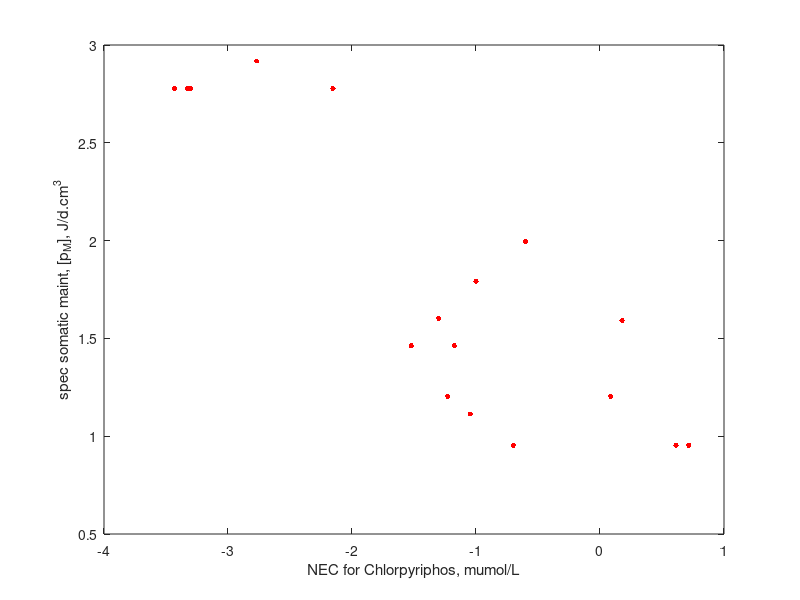

Write the MATLAB code that produced this figure. (Note: this script raises an error after producing the figure.)
function BaasKooy2015_SI(figi)
% Supporting Information for BaasKooy2015
% Title:  Sensitivity of animals to chemical compounds links to metabolic rate
% Authors: Baas & Kooijman
% Journal: Ecotoxicology 24 (2015) 657–663
% DOI: 10.1007/s10646-014-1413-5
% Date: 2023/03/01
% 
% Matlab scripts to generate the figures in the publication
%
% To run the scripts you need
% 1) Matlab (the student version will suffice)
% 2) Download AmPdata from http://www.bio.vu.nl/thb/deb/deblab/add_my_pet/
%    Goto AmPdata in dropdown "COLLECTION", unpack the zip-file, save the 2 .mat-files in a directory, set the path in Matlab to this directory.
% 3) Copy DEBtool from http://www.github.com/add-my-pet/DEBtool_M/ in a directory, set the path in Matlab to this directory.
% 4) Copy AmPtool from http://www.github.com/add-my-pet/AmPtool/ in a directory, set the path in Matlab to this directory.
%
% Set Path in Matlab is in the toolbar of the Command Window of Matlab if full-screen
% Load this script-file in the Matlab Editor
%
% To run the code (here for section 3), open this file in the Matlab Editor and type in the Matlab window: BaasKooy2015_SI(3)
%
% Remarks: 
%  The figures show current AmP data, which might change in time; the results might differ from the publication
%  The scripts call functions read_allStat; the first call to these functions loads the allStat.mat file, which can take some time
%  Click on a marker in the Matlab-figure to see the species name
%  Uncomment "print" to save the Matlab-figure to a png-file
%  Modify selection of taxa and markers by changing the legend (e.g. legend_RSED), see https://add-my-pet.github.io/AmPtool/docs/index.html
%  Allowed names of taxa match the names of the tree nodes at http://www.bio.vu.nl/thb/deb/deblab/add_my_pet/species_tree_Animalia.html

  close all
  
  title = ['animals ', datestr(date,26)];

  if ~exist('figi','var')
    figi = 1:5;
  end
  
  for i=1:length(figi)
 
    switch figi(i)
      case 1 % fig 1a: NEC-pM for Chlorpyriphos
        nm_Chlor = {...
        'Paratya_australiensis'    % +
        'Gammarus_pulex'           % +
        'Macrobachium_lanchesteri' % -
        'Neocaridina_denticulata'  % -
        'Palaemonetes_pugio'       % +
        'Parathelphusinae'         % -
        'Procambarus_clarkia'      % -
        'Gammarus_pseudolimnaeus'  % +
        'Hyalella_azteca'          % +
        'Anguilla_anguilla'        % +
        'Cirhinus_mrigala'         % -
        'Gibelion_catla'           % -
        'Lepomis_cyanellus'        % +
        'Melanotaenia_fluviatilis' % -
        'Oreochromis_mossambicus'  % +
        'Tilapia_guineensis'       % -
        'Ctenopharyngodon_idella'  % +
        'Gambusia_affinis'         % +
        };
    
        NEC_Chlor = [5e-4 5e-4 7e-3 1.22 1.7e-3 5e-2 5.9e-2 4.7e-4 3.7e-4 1.51 4.1 5.21 9e-2 0.2 6.7e-2 3e-2 0.1 0.25]; % mummol/L
        pM_Chlor = [600 600 600 16 828 40 16 600 600 39 9 9 13 9 29 29 62 99];
        
        Hfig = figure;
        val_plot = [log10(NEC_Chlor)',log10(pM_Chlor)']; 
        plot(val_plot(:,1), val_plot(:,2), '.r', 'Markersize',12)

        xlabel('NEC for Chlorpyriphos, mumol/L')
        ylabel('spec somatic maint, [p_M], J/d.cm^3');
        h = datacursormode(Hfig); entries_txt = nm_Chlor; n_entries = length(nm_Chlor);
        for i=1:n_entries; entries_txt{i} = strrep(entries_txt{i}, '_' , ' '); end
        h.UpdateFcn = @(obj, event_obj)xylabels(obj, event_obj, entries_txt, val_plot);
        datacursormode on % mouse click on plot
        %print -r0 -dpng NEC_pM_Chlor.png

      case 2 % fig 1b: NEC-pM for Malathion
        nm_Malat = {...
        'Barytelphusa_cunicularis'     % -
        'Gammarus_pulex'               % +
        'Macrobrachium_lamarrei'       % -
        'Oziotelphusa_senex'           % -
        'Channa_punctata'              % +
        'Cirhinus_mrigala'             % -
        'Lepomis_gibbosus'             % +
        'Puntius_sophore'              % -
        'Dania_rerio'                  % +
        'Cyprinus_carpio'              % +
        'Echinometra_mathaei'          % +
        'Elliptio_icterina'            % -
        'Lampsilis_subangulata'        % -
        'Daphnia_magna'                % +
        'Peltodytus_spec'              % -
        };
    
        NEC_Malat = [1.5 2e-3 3.5 12.6 1.52 3 1.4 2.8 2.8 3 2.3 38 23 1e-3 3]; % mummol/L
        pM_Malat = [40 600 27 40 18 18 13 61 60 61 19 40 29 1400 19];
        
        Hfig = figure;
        val_plot = [log10(NEC_Malat)',log10(pM_Malat)']; 
        plot(val_plot(:,1), val_plot(:,2), '.r', 'Markersize',12)

        xlabel('NEC for Malathion, mumol/L')
        ylabel('spec somatic maint, [p_M], J/d.cm^3');
        h = datacursormode(Hfig); entries_txt = nm_Malat; n_entries = length(nm_Malat);
        for i=1:n_entries; entries_txt{i} = strrep(entries_txt{i}, '_' , ' '); end
        h.UpdateFcn = @(obj, event_obj)xylabels(obj, event_obj, entries_txt, val_plot);
        datacursormode on % mouse click on plot
        %print -r0 -dpng NEC_pM_Malat.png


      case 3 % fig 1c: NEC-pM for Carbofuran
        nm_Carbo = {...
        'Gammarus_pulex'           % +
        'Anabas_testudineus'       % -
        'Heteropneustes_fossilis'  % -
        'Lepomis_cyanellus'        % +
        'Lepidocephalichthys_thermalis' % -
        'Mystus_vittatus'          % -
        'Gambusia_affinis'         % +
        };

        NEC_Carbo = [1.6e-2 4.07 2.4 0.7 6 0.46 2.3]; % mummol/L
        pM_Carbo = [600 20 18 13 8 18 99];
 
        Hfig = figure;
        val_plot = [log10(NEC_Carbo)',log10(pM_Carbo)']; 
        plot(val_plot(:,1), val_plot(:,2), '.r', 'Markersize',12)

        xlabel('NEC for Carbofuran, mumol/L')
        ylabel('spec somatic maint, [p_M], J/d.cm^3');
        h = datacursormode(Hfig); entries_txt = nm_Carbo; n_entries = length(nm_Carbo);
        for i=1:n_entries; entries_txt{i} = strrep(entries_txt{i}, '_' , ' '); end
        h.UpdateFcn = @(obj, event_obj)xylabels(obj, event_obj, entries_txt, val_plot);
        datacursormode on % mouse click on plot
         print -r0 -dpng NEC_pM_Carbo.png

      case 4 % fig 1d: NEC-pM for Carbaryl
        nm_Carba = {...
        'Cancer_magister'              % -
        'Gammarus_pulex'               % +
        'Homarus_americanus'           % +
        'Macrobrachium_dagam'          % -?
        'Macrobrachium_lamarrei'       % -
        'Palaemonetes_kadiakensis'     % -
        'Palaemonetes_pugio'           % +
        'Paratelphusa_jaquemontii'     % -
        'Daphnia_magna'                % +
        'Pontoporeia_hoyi'             % -
        'Procambarus_simulans'         % -
        'Scylla_serrata'               % -
        'Americamysis_bahia'           % +
        'Gammarus_pseudolimnaeus'      % +
        'Barbus_ticto'                 % -
        'Channa_punctata'              % +
        'Estheostoma_lepidum'          % -
        'Pseudosphromenus_dayi'        % - Macropocus_cupanus
        'Nuria_danrica'                % -
        'Scarphirhynchus_platorynchus' % -
        'Ictalurus_punctatus'          % +
        'Lepomis_macrochirus'          % +
        'Menidia_beryllina'            % +
        'Pimephales_promelas'          % +
        'Salvelinus_fontinalis'        % +
        'Cyprinus_carpio'              % +
        'Oncorhynchus_kisutch'         % +
        'Oncorhynchus_mykiss'          % +
        'Carassius_auratus'            % +
        'Etheostoma_rubrum'            % -
        'Corbicula_fluminea'           % -
        };
          
        NEC_Carba = [.82 .11 .1 .16 .11 .42 .108 17.5 .108 .8 11.1 2.3 4.2e-2 3.1e-2 17.9 11.8 8.9 61 55 5.8 61 10.8 7.9 24.8 .23 4.8 2.3 4.3 10.1 9.3 25]; % mummol/L
        pM_Carba = [40 600 27 27 27 828 828 40 1400 600 40 40 600 600  18 18 61 21 61 10 18 13 42 61 83 31 42 83 61 61 28];
        
        Hfig = figure;
        val_plot = [log10(NEC_Carba)',log10(pM_Carba)']; 
        plot(val_plot(:,1), val_plot(:,2), '.r', 'Markersize',12)

        xlabel('NEC for Carbaryl, mumol/L')
        ylabel('spec somatic maint, [p_M], J/d.cm^3');
        h = datacursormode(Hfig); entries_txt = nm_Carba; n_entries = length(nm_Carba);
        for i=1:n_entries; entries_txt{i} = strrep(entries_txt{i}, '_' , ' '); end
        h.UpdateFcn = @(obj, event_obj)xylabels(obj, event_obj, entries_txt, val_plot);
        datacursormode on % mouse click on plot
        %print -r0 -dpng NEC_pM_Carba.png
      
      case 5 % fig 2: Li-pM for RSED
        shstat_options('default');
        [HfigLipM, HlegLipM] = shstat({'L_i', 'p_M'}, legend_RSED, title); 
        
        figure(HfigLipM)
        xlabel('ultimate structural length, _{10}log L_{\infty}, cm')
        ylabel('spec somatic maint rate, _{10}log [p_M], J/d.cm^3')
        %print -r0 -dpng Li_pM.png
        figure(HlegLipM)
        %print -r0 -dpng legend_RSED.png
          
    end
  end
end
